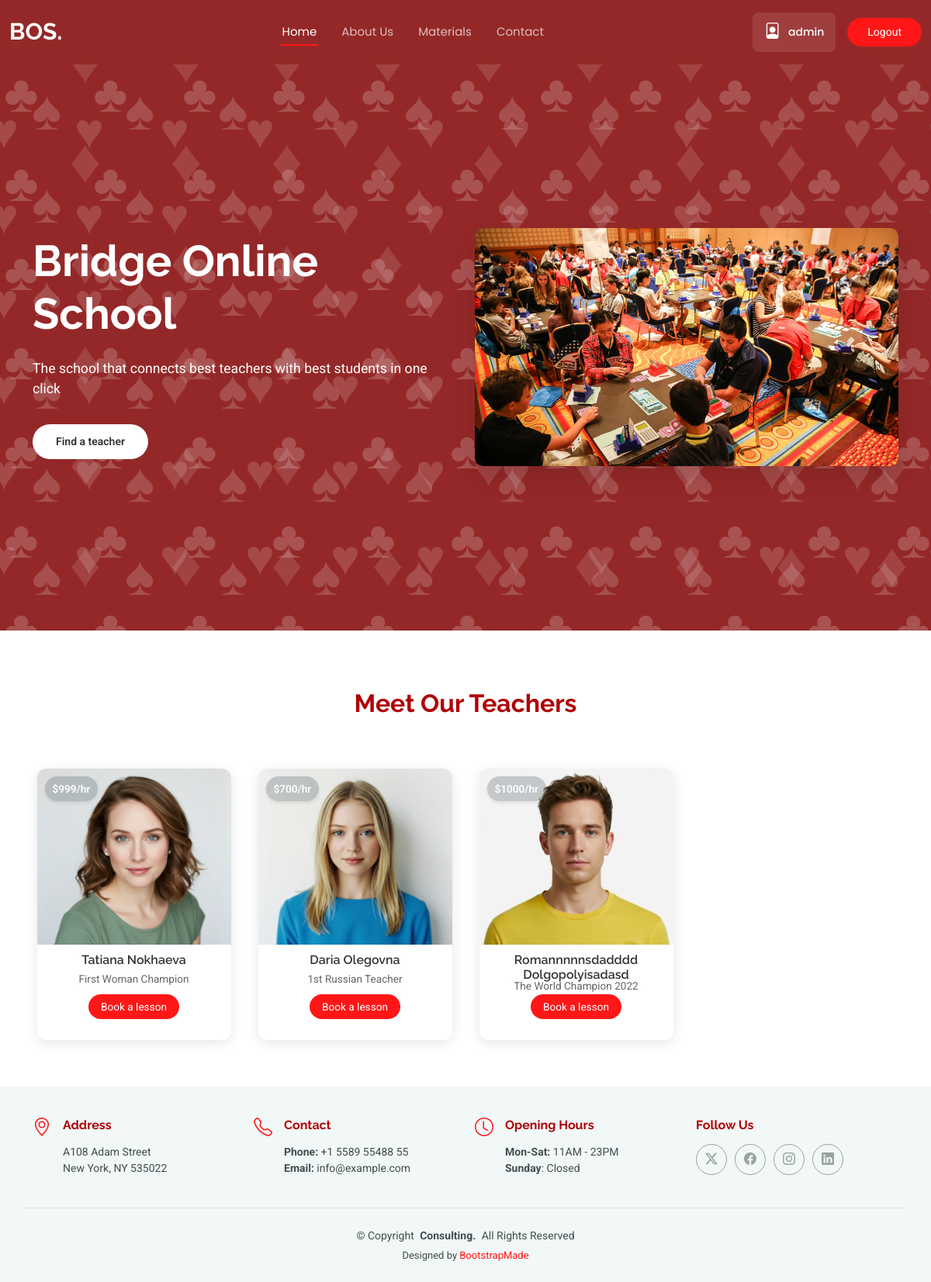
The app's page / (signed in) with its own data.
### landing/models.py (models this page shows, shortened)
class Teacher(models.Model):
    user = models.OneToOneField(User, on_delete=models.CASCADE, related_name='teacher_profile', null=True, blank=True)
    first_name = models.CharField(max_length=50)
    last_name = models.CharField(max_length=50)
    title = models.CharField(max_length=50)
    experience = models.CharField(max_length=500)
    teaching_years = models.IntegerField(max_length=2, null=True, blank=True)
    champion = models.BooleanField(default=False)
    avatar = models.ImageField(upload_to='teachers/avatars')
    lesson_price = models.DecimalField(max_digits=6, decimal_places=0)
    course_price = models.DecimalField(max_digits=7, decimal_places=0)
    is_active = models.BooleanField(default=False)

### landing/views.py (the view)
# urls.py: path("", views.home, name="home"),
def home(request):
    teachers = Teacher.objects.all()  # Get all teachers from database
    context = {
        'teachers': teachers
    }
    return render(request, "landing/index.html", context)

### landing/templates/landing/index.html
{% extends 'base.html' %}
{% load static %}
{% block content %}
  <main class="main">
    <section id="hero" class="hero section dark-background">
      <div class="container" data-aos="fade-up" data-aos-delay="100">
        <div class="row align-items-center">
          <div class="col-lg-6">
            <div class="hero-content" data-aos="fade-up" data-aos-delay="500">
              <h2>Bridge Online School</h2>
              <p>The school that connects best teachers with best students in one click</p>
              <div class="hero-btns">
                <a href="#team" class="btn btn-primary rounded-pill">Find a teacher</a>
              </div>
          </div>
          </div>
          <div class="col-lg-6">
            <div class="hero-image" data-aos="zoom-out" data-aos-delay="300">
              <img src="{% static 'assets/img/about/bridge-competition.jpg' %}" alt="Consulting Services" class="img-fluid">
            </div>
          </div>
        </div>
      </div>
    </section>
    <section id="team" class="team section">
      <div class="container section-title" data-aos="fade-up">
        <div><span>Meet Our Teachers</span></div>
      </div>
      <div class="container" data-aos="fade-up" data-aos-delay="100">
        <div class="team-catalog">
          <div class="row g-4">
            {% for teacher in teachers %}
            {% if teacher.is_active %}
            <div class="col-xl-3 col-lg-4 col-md-6 col-6" data-aos="fade-up" data-aos-delay="100">
              <div class="team-card">
                <div class="team-image">
                  <img src="{{ teacher.avatar.url }}" class="img-fluid" alt="{{teacher.first_name}} {{teacher.last_name}}" loading="lazy">
                  <div class="price-tag">
                    ${{ teacher.lesson_price }}/hr
                  </div>
                </div>
                <div class="team-content">
                  <h3>{{teacher.first_name}} {{teacher.last_name}}</h3>
                  <span class="teacher-title">{{teacher.title}}</span>
                  <div class="book-action">
                    <a href="{% url 'landing:teacher' teacher.pk %}" class="btn-getstarted rounded-pill w-100">Book a lesson</a>
                  </div>
                </div>
              </div>
            </div>
            {% endif %}
            {% endfor %}
          </div>
        </div>
      </div>
    </section>
  </main>
{% endblock %}

### templates/navbar.html (shortened to what this page needs)
<header id="header" class="header d-flex align-items-center fixed-top margin-bottom-200">
    <div class="container-fluid position-relative d-flex align-items-center justify-content-between">
        <a href="index.html" class="logo d-flex align-items-center me-auto me-xl-0">
        <h1 class="sitename">BOS.</h1>
        </a>
        <nav id="navmenu" class="navmenu">
            <ul>
                <li><a href="{% url 'landing:home' %}" class="active">Home</a></li>
                <li><a href="aboutUs.html">About Us</a></li>
                <li><a href="#pricing">Materials</a></li>
                <li><a href="#contact">Contact</a></li>
            </ul>
        </nav>
        <div class="desktop-user-section">
            {% if user.is_authenticated %}
                <a href="{% url 'authentication:profile' %}" class="user-section">
                    <i class="bi bi-file-person" id="profile-icon"></i>
                    <span>{{ user.username }}</span>
                </a>
                <a class="btn-getstarted rounded-pill" href="{% url 'authentication:logout' %}">Logout</a>
            {% else %}
                <a class="btn-getstarted rounded-pill" href="{% url 'authentication:login' %}">Sign-in / Sign-up</a>
            {% endif %}
        </div>
    </div>
</header>

### records on screen
Teacher: avatar (picture), lesson_price "999", first_name "Tatiana", last_name "Nokhaeva", title "First Woman Champion"
Teacher: avatar (picture), lesson_price "700", first_name "Daria", last_name "Olegovna", title "1st Russian Teacher"
Teacher: avatar (picture), lesson_price "1000", first_name "Romannnnnsdadddd", last_name "Dolgopolyisadasd", title "The World Champion 2022"

### other values on screen
{{ user.username }} "admin"
